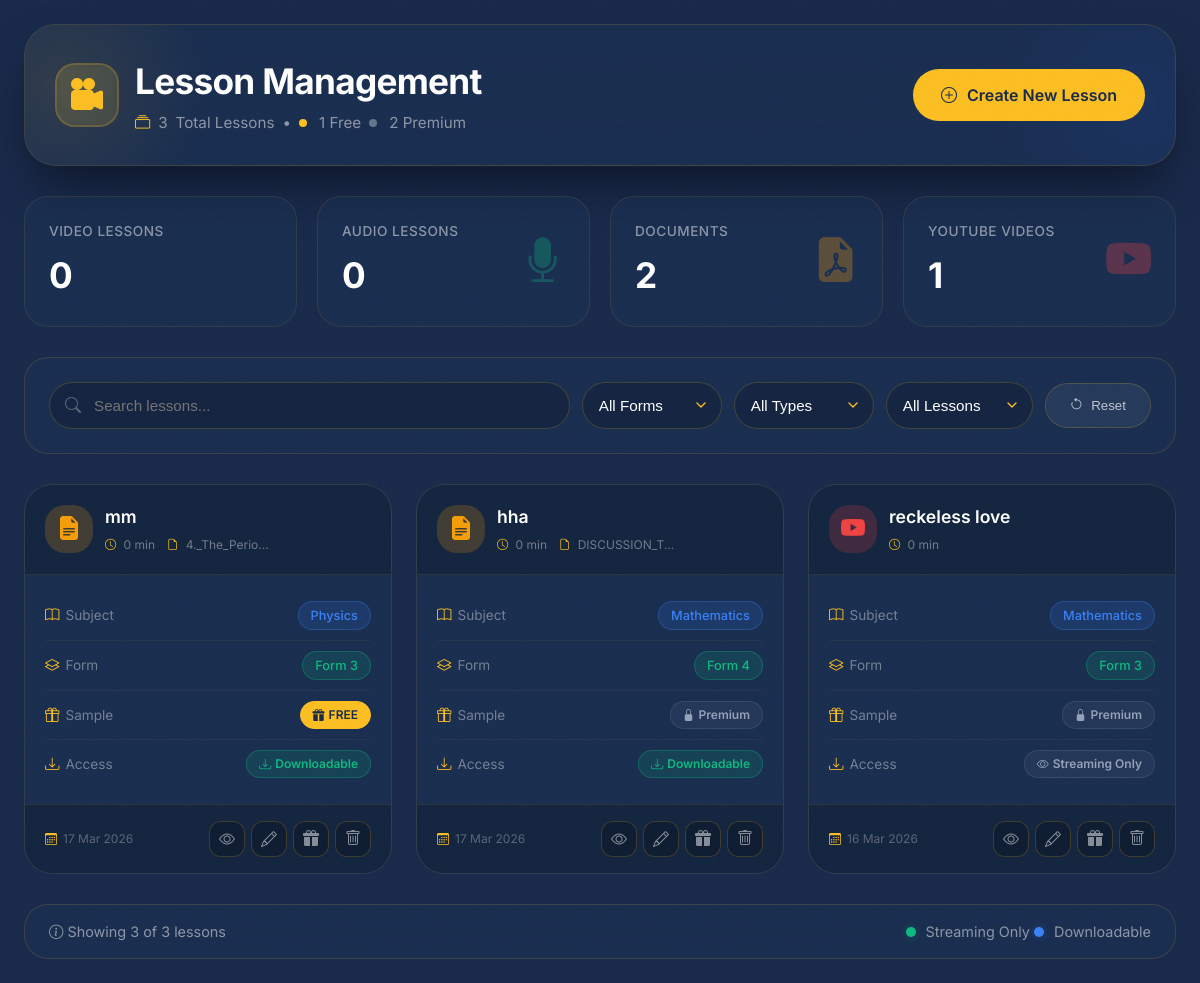
/admin/lessons (signed in), run on an earlier commit of the app's database.
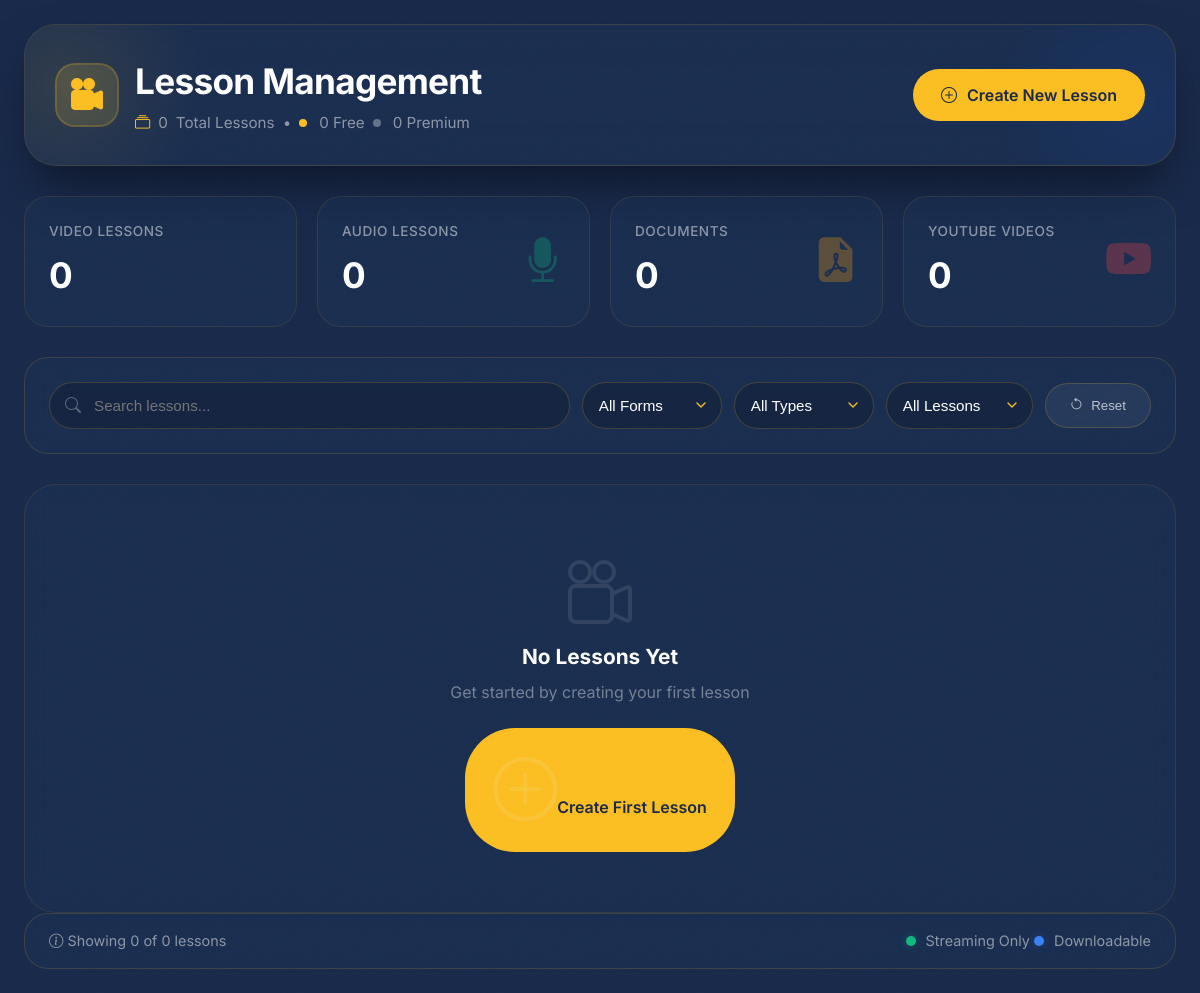
And on a later commit of the database.
### models.py (models this page shows)
class Lesson(db.Model):
    id = db.Column(db.Integer, primary_key=True)
    title = db.Column(db.String(200), nullable=False)
    description = db.Column(db.Text)
    content = db.Column(db.Text)  # HTML content
    content_type = db.Column(db.String(20), default='video')  # video, audio, document, presentation
    file_path = db.Column(db.String(500))  # Path to uploaded file
    file_name = db.Column(db.String(200))  # Original filename
    file_size = db.Column(db.Integer, default=0)  # Size in bytes
    file_extension = db.Column(db.String(10))  # .mp4, .mp3, .pdf, etc.
    video_url = db.Column(db.String(500))
    video_type = db.Column(db.String(20), default='youtube')
    downloadable = db.Column(db.Boolean, default=False)  # Can students download?
    duration = db.Column(db.Integer, default=0)  # in minutes
    subject_id = db.Column(db.Integer, db.ForeignKey('subject.id'), nullable=False)
    form = db.Column(db.Integer, nullable=False)
    order = db.Column(db.Integer, default=0)
    is_free = db.Column(db.Boolean, default=False)
    created_at = db.Column(db.DateTime, default=datetime.utcnow)
    updated_at = db.Column(db.DateTime, default=datetime.utcnow, onupdate=datetime.utcnow)
    subject = db.relationship('Subject', backref=db.backref('lessons', lazy=True, cascade='all, delete-orphan'))

class Subject(db.Model):
    id = db.Column(db.Integer, primary_key=True)
    name = db.Column(db.String(100), nullable=False)
    form = db.Column(db.Integer, nullable=False)
    description = db.Column(db.Text)
    icon = db.Column(db.String(50), default='book')
    order = db.Column(db.Integer, default=0)
    created_at = db.Column(db.DateTime, default=datetime.utcnow)

### app.py (the view)
@app.route('/admin/lessons')
@login_required
def admin_lessons():
    if not current_user.is_admin:
        return redirect(url_for('dashboard'))
    lessons = Lesson.query.order_by(Lesson.created_at.desc()).all()
    return render_template('admin/lessons.html', lessons=lessons)

### app.py (called while the page is built)
@app.context_processor
def inject_site_url():
    return dict(site_url=app.config['SITE_URL'])

@app.after_request
def add_no_cache_headers(response):
    response.headers['Cache-Control'] = 'no-cache, no-store, must-revalidate, private, max-age=0'
    response.headers['Pragma'] = 'no-cache'
    response.headers['Expires'] = '0'
    return response

@login_manager.user_loader
def load_user(user_id):
    return User.query.get(int(user_id))

### templates/admin/lessons.html (shortened to what this page needs)
<!DOCTYPE html>
<html lang="en">
<head>
    <link rel="stylesheet" href="https://cdn.jsdelivr.net/npm/bootstrap-icons@1.11.3/font/bootstrap-icons.min.css" />
</head>
<body>
    <div class="app">
        <div class="page-header">
            <div class="header-content">
                <div class="header-title">
                    <div class="header-icon">
                        <i class="bi bi-camera-reels-fill"></i>
                    </div>
                    <div class="header-text">
                        <h1>Lesson Management</h1>
                        <p>
                            <i class="bi bi-collection"></i> <span id="totalLessons">{{ lessons|length }}</span> Total Lessons
                            <span class="mx-2">•</span>
                            <span class="header-stats">
                                <span class="stat-dot free"></span> {{ lessons|selectattr('is_free')|list|length }} Free
                                <span class="stat-dot premium ms-2"></span> {{ lessons|selectattr('is_free', 'equalto', false)|list|length }} Premium
                            </span>
                        </p>
                    </div>
                </div>
                <a href="{{ url_for('admin_create_lesson') }}" class="btn-create">
                    <i class="bi bi-plus-circle"></i>
                    Create New Lesson
                </a>
            </div>
        </div>
        <div class="stats-grid">
            <div class="stat-card video">
                <div class="stat-content">
                    <div class="stat-info">
                        <h6>Video Lessons</h6>
                        <h3>{{ lessons|selectattr('content_type', 'equalto', 'video')|list|length }}</h3>
                    </div>
                </div>
            </div>
            <div class="stat-card audio">
                <div class="stat-content">
                    <div class="stat-info">
                        <h6>Audio Lessons</h6>
                        <h3>{{ lessons|selectattr('content_type', 'equalto', 'audio')|list|length }}</h3>
                    </div>
                    <div class="stat-icon">
                        <i class="bi bi-mic-fill"></i>
                    </div>
                </div>
            </div>
            <div class="stat-card document">
                <div class="stat-content">
                    <div class="stat-info">
                        <h6>Documents</h6>
                        <h3>{{ lessons|selectattr('content_type', 'equalto', 'document')|list|length }}</h3>
                    </div>
                    <div class="stat-icon">
                        <i class="bi bi-file-earmark-pdf-fill"></i>
                    </div>
                </div>
            </div>
            <div class="stat-card youtube">
                <div class="stat-content">
                    <div class="stat-info">
                        <h6>YouTube Videos</h6>
                        <h3>{{ lessons|selectattr('content_type', 'equalto', 'youtube')|list|length }}</h3>
                    </div>
                    <div class="stat-icon">
                        <i class="bi bi-youtube"></i>
                    </div>
                </div>
            </div>
        </div>
        <div class="filters-card">
            <div class="filters-grid">
                <div class="filter-group">
                    <i class="bi bi-search filter-icon"></i>
                    <input type="text" class="filter-input" id="lessonSearch" placeholder="Search lessons...">
                </div>
                <select class="filter-select" id="formFilter">
                    <option value="all">All Forms</option>
                </select>
                <select class="filter-select" id="typeFilter">
                    <option value="all">All Types</option>
                </select>
                <select class="filter-select" id="sampleFilter">
                    <option value="all">All Lessons</option>
                </select>
                <button class="btn-reset" onclick="resetFilters()">
                    <i class="bi bi-arrow-counterclockwise"></i>
                    Reset
                </button>
            </div>
        </div>
        {% if lessons %}
        <div class="lessons-grid" id="lessonsGrid">
            {% for lesson in lessons %}
            <div class="lesson-card"
                 data-title="{{ lesson.title|lower }}"
                 data-subject="{{ lesson.subject.name|lower }}"
                 data-form="{{ lesson.form }}"
                 data-type="{{ lesson.content_type }}"
                 data-sample="{% if lesson.is_free %}free{% else %}premium{% endif %}">
                <div class="lesson-card-header">
                    <div class="lesson-type-icon {{ lesson.content_type }}">
                        <i class="bi
                            {% if lesson.content_type == 'video' %}bi-camera-reel-fill
                            {% elif lesson.content_type == 'audio' %}bi-mic-fill
                            {% elif lesson.content_type == 'document' %}bi-file-earmark-text-fill
                            {% elif lesson.content_type == 'youtube' %}bi-youtube
                            {% endif %}">
                        </i>
                    </div>
                    <div class="lesson-card-title">
                        <h3 title="{{ lesson.title }}">{{ lesson.title|truncate(40) }}</h3>
                        <div class="lesson-card-meta">
                            <span><i class="bi bi-clock"></i> {{ lesson.duration }} min</span>
                            {% if lesson.file_name %}
                            <span><i class="bi bi-file-earmark"></i> {{ lesson.file_name|truncate(15) }}</span>
                            {% endif %}
                        </div>
                    </div>
                </div>
                <div class="lesson-card-body">
                    <div class="lesson-info-row">
                        <span class="info-label"><i class="bi bi-book"></i> Subject</span>
                        <span class="info-value subject-badge">{{ lesson.subject.name }}</span>
                    </div>
                    <div class="lesson-info-row">
                        <span class="info-label"><i class="bi bi-layers"></i> Form</span>
                        <span class="info-value form-badge">Form {{ lesson.form }}</span>
                    </div>
                    <div class="lesson-info-row">
                        <span class="info-label"><i class="bi bi-gift"></i> Sample</span>
                        <span>
                            {% if lesson.is_free %}
                                <span class="sample-badge">
                                    <i class="bi bi-gift-fill"></i> FREE
                                </span>
                            {% else %}
                                <span class="premium-badge">
                                    <i class="bi bi-lock-fill"></i> Premium
                                </span>
                            {% endif %}
                        </span>
                    </div>
                    <div class="lesson-info-row">
                        <span class="info-label"><i class="bi bi-download"></i> Access</span>
                        <span>
                            {% if lesson.downloadable %}
                                <span class="access-badge access-download">
                                    <i class="bi bi-download"></i> Downloadable
                                </span>
                            {% else %}
                                <span class="access-badge access-stream">
                                    <i class="bi bi-eye"></i> Streaming Only
                                </span>
                            {% endif %}
                        </span>
                    </div>
                </div>
                <div class="lesson-card-footer">
                    <div class="lesson-date">
                        <i class="bi bi-calendar3"></i>
                        {{ lesson.created_at.strftime('%d %b %Y') }}
                    </div>
                    <div class="card-actions">
                        <a href="{{ url_for('view_lesson', lesson_id=lesson.id) }}" class="action-btn preview" target="_blank" title="Preview">
                            <i class="bi bi-eye"></i>
                        </a>
                        <a href="{{ url_for('admin_edit_lesson', lesson_id=lesson.id) }}" class="action-btn edit" title="Edit">
                            <i class="bi bi-pencil"></i>
                        </a>
                        <button class="action-btn sample" onclick="toggleSample({{ lesson.id }}, {{ 'true' if lesson.is_free else 'false' }})" title="{% if lesson.is_free %}Remove from samples{% else %}Make sample{% endif %}">
                            <i class="bi bi-gift-fill"></i>
                        </button>
                        <button class="action-btn delete" onclick="deleteLesson({{ lesson.id }}, '{{ lesson.title|replace("'", "\\'")|safe }}')" title="Delete">
                            <i class="bi bi-trash"></i>
                        </button>
                    </div>
                </div>
            </div>
            {% endfor %}
        </div>
        {% else %}
        <div class="empty-state">
            <i class="bi bi-camera-reels"></i>
            <h3>No Lessons Yet</h3>
            <p>Get started by creating your first lesson</p>
            <a href="{{ url_for('admin_create_lesson') }}" class="btn-create" style="display: inline-block;">
                <i class="bi bi-plus-circle me-2"></i>Create First Lesson
            </a>
        </div>
        {% endif %}
        <div class="table-footer">
            <div>
                <i class="bi bi-info-circle me-1"></i>
                Showing <span id="visibleCount">{{ lessons|length }}</span> of {{ lessons|length }} lessons
            </div>
            <div>
                <span class="me-3">
                    <span class="legend-dot dot-success"></span>
                    Streaming Only
                </span>
                <span>
                    <span class="legend-dot dot-primary"></span>
                    Downloadable
                </span>
            </div>
        </div>
    </div>
</body>
</html>

What changed in the data, as far as the page shows it:
removed Lesson: title "mm", duration "0", file_name "4._The_Perio...", subject.name "Physics", form "3", is_free True (drawn), downloadable True (drawn), created_at "17 Mar 2026"
removed Lesson: title "hha", duration "0", file_name "DISCUSSION_T...", subject.name "Mathematics", form "4", is_free False (drawn), downloadable True (drawn), created_at "17 Mar 2026"
removed Lesson: title "reckeless love", duration "0", subject.name "Mathematics", form "3", is_free False (drawn), downloadable False (drawn), created_at "16 Mar 2026", content_type "youtube" (drawn)
Also different on the page:
{{ lessons|length }}: "3" → "0"
{{ lessons|selectattr('is_free')|list|length }}: "1" → "0"
{{ lessons|selectattr('is_free', 'equalto', false)|list|length }}: "2" → "0"
{{ lessons|selectattr('content_type', 'equalto', 'document')|list|length }}: "2" → "0"
{{ lessons|selectattr('content_type', 'equalto', 'youtube')|list|length }}: "1" → "0"
text now shown: "No Lessons Yet Get started by creating your first lesson Create First Lesson"
